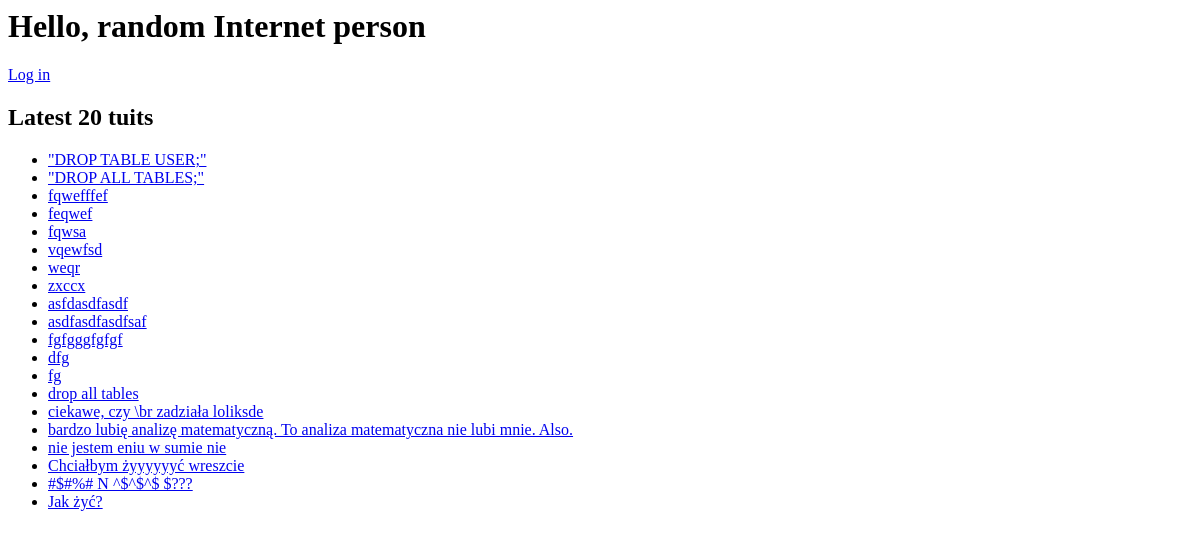
Before: /tuits/ with the older database file.
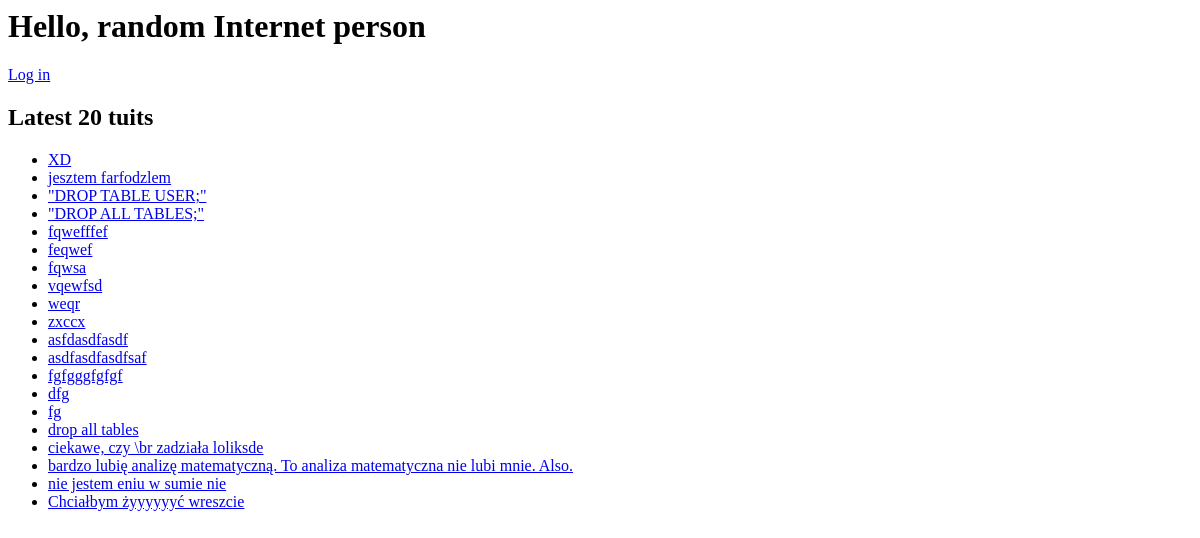
After: the same page with the newer database file.
### tuits/models.py (models this page shows, shortened)
class Tuit(models.Model):
    tuit_text = models.CharField(max_length=200)
    pub_date = models.DateTimeField('date published')
    creator = models.CharField(max_length=30)

### tuits/views.py (the view)
def index(request, all_tuits=True):
    if request.user.is_authenticated() and not all_tuits:
        latest_tuit_list = Tuit.objects.filter(
            Q(creator__exact=request.user.username) |
            Q(creator__in=_get_friend_list(request.user.username))
        ).order_by('-pub_date')[:20]
    else:
        latest_tuit_list = Tuit.objects.order_by('-pub_date')[:20]
    context = {
        'latest_tuit_list': latest_tuit_list,
        'tuit_number': len(latest_tuit_list),
        'all_tuits': all_tuits,
    }
    _add_current_user(request, context)
    return render(request, 'tuits/index.html', context)

### tuits/views.py (called while the page is built)
def _add_current_user(request, context):
    context['current_user'] = request.user if request.user.is_authenticated() else None

### tuits/templates/tuits/index.html (shortened to what this page needs)
<html>
<head>
</head>
<body>
{% if current_user %}
    <h1>Hello, {{ current_user.username }}!</h1>
    <a href="{% url 'new_tuit' %}">Add a new Tuit!</a>
    <a href="{% url 'user_page' username=current_user.username%}">Your profile</a>
    <a href="{% url 'logout' %}">Log out</a>
{% else %}
    <h1>Hello, random Internet person</h1>
    <p><a href="{% url 'login' %}">Log in</a> </p>
{% endif %}
{% if current_user and not all_tuits %}
    <h2>Latest {{ tuit_number }} tuits from you and your friends</h2>
    <p><a href="{% url 'index' %}">All tuits</a> </p>
{% elif current_user %}
    <h2>Latest {{ tuit_number }} tuits</h2>
    <p><a href="{% url 'friends_tuits' %}">Friends' tuits</a> </p>
{% else %}
    <h2>Latest {{ tuit_number }} tuits</h2>
{% endif %}
{% if latest_tuit_list %}
    <ul>
    {% for tuit in latest_tuit_list %}
        <li><a href="{% url 'detail' tuit.id %}">{{ tuit.tuit_text }}</a></li>
    {% endfor %}
    </ul>
{% else %}
    <p>No tuits are available.</p>
{% endif %}
</body>
</html>

Changed rows visible on the page:
no longer on this page (row unchanged): Tuit: tuit_text "#$#%# N ^$^$^$ $???"
no longer on this page (row unchanged): Tuit: tuit_text "Jak żyć?"
added Tuit: tuit_text "XD"
added Tuit: tuit_text "jesztem farfodzlem"
